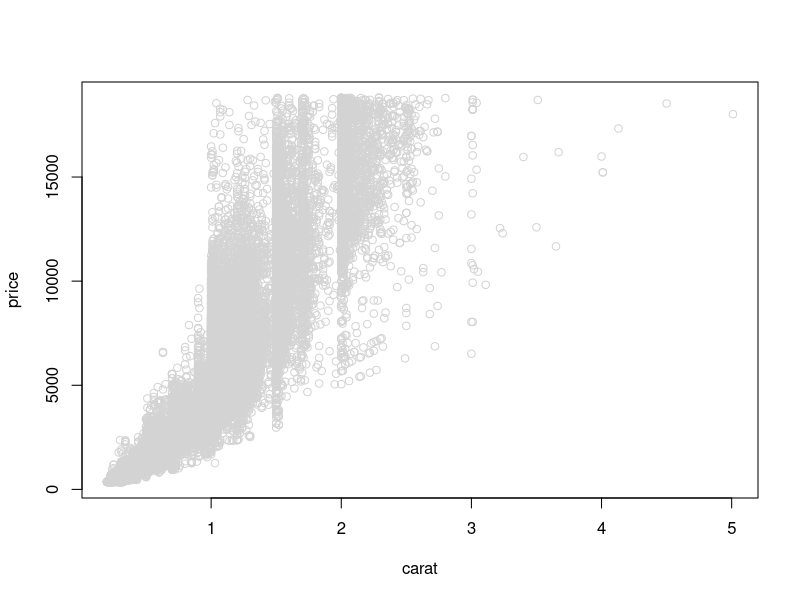
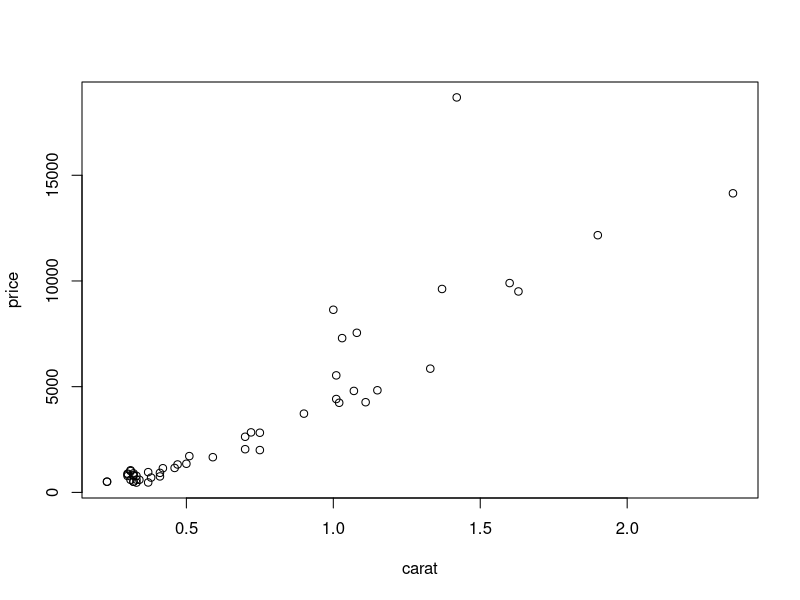
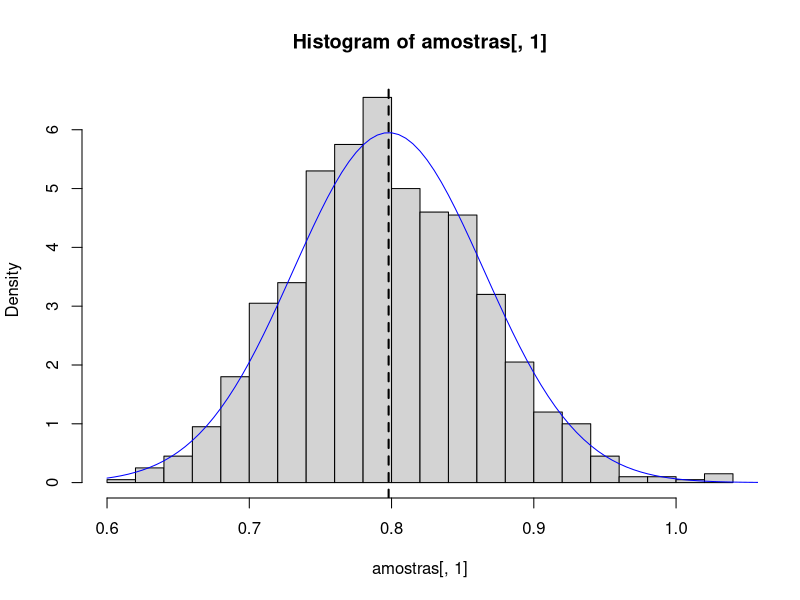
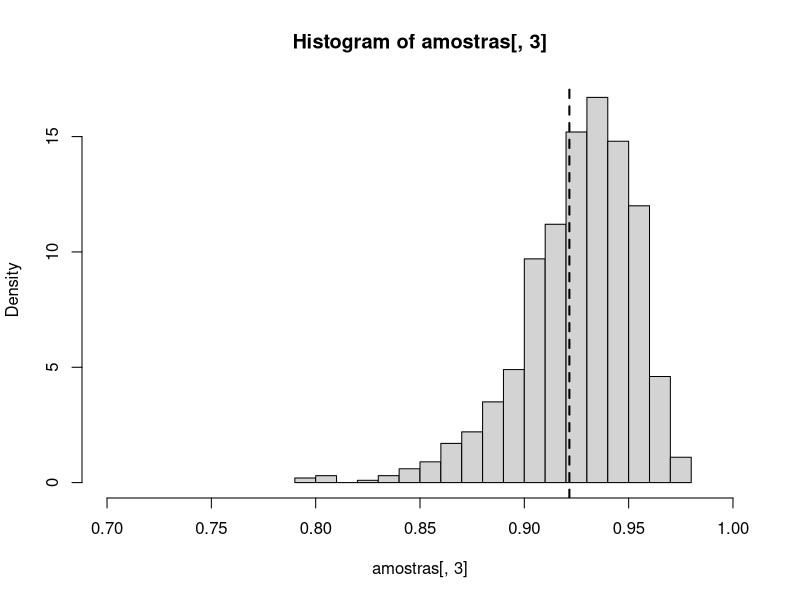

These charts were generated, in order, by the following R code:
            #---------------------------------------------------# 
            #       Laboratório de Estatística (EST-064)        #
            #   Amostragem, comando Sample() - Aula11 15/07/24  #
            #---------------------------------------------------#


# Amostragem com reposição
especies <- levels(iris$Species)
amostra <- sample(x = especies, size = 150, replace = TRUE)
table(amostra)
classifica <- sample(x = especies, size = 150, replace = TRUE)

# Amostragem sem reposição
indices <- sample(1:150, size = 150, replace = FALSE)
embaralha <- iris[indices, 5]
embaralha


# Comparando amostragem com e sem repetição
cbind(as.character(embaralha), classifica)

## ou
embaralha == classifica
sum(embaralha == classifica)
mean(embaralha == classifica)


# Conjunto diamonds
data(diamonds, package = "ggplot2")
names(diamonds)

plot(price ~ carat, data = diamonds, pch = 21, col = "lightgray") 

dim(diamonds)
str(diamonds)
mean(diamonds$price)
mean(diamonds$carat)

with(diamonds, cor(price, carat))


## Amostra de tamanho do conjunto Diamonds
linhas <- sample(1:nrow(diamonds), size = 50, replace = FALSE)
sub_amostra <- diamonds[linhas, c("price", "carat")]
sub_amostra

price.bar <- mean(sub_amostra$price)
carat.bar <- mean(sub_amostra$carat)
cor.sub <- with(sub_amostra, cor(carat, price))

c(peso = carat.bar, preco = price.bar, correl = cor.sub)

plot(price ~ carat, data = sub_amostra)

# Limpando tudo
rm(list = ls())
data(diamonds, package = "ggplot2")

# Criando um função
sorteia <- function(n = 50){
  rm(list = ls())
  data(diamonds, package = "ggplot2")
  linhas <- sample(1:nrow(diamonds), size = 50, replace = FALSE)
  sub_amostra <- diamonds[linhas, c("price", "carat")]
  price.bar <- mean(sub_amostra$price)
  carat.bar <- mean(sub_amostra$carat)
  cor.sub <- with(sub_amostra, cor(carat, price))
  c(peso = carat.bar, preco = price.bar, correl = cor.sub)
}

for(i in 1:10) print(sorteia())


matriz <- replicate(1E3, sorteia(n = 50))
matriz
is.matrix(matriz)
dim(matriz)

amostras <- t(matriz)
amostras

# Criando Histograma do carat
hist(amostras[, 1], freq = FALSE, breaks = 20)

price_global <- mean(diamonds$price)
carat_global <- mean(diamonds$carat)

abline(v = carat_global, lty = 2, lwd = 2)

price_dp <- sd(diamonds$price)
price_dp

carat_dp <- sd(diamonds$carat)
carat_dp

curve(dnorm(x, mean = carat_global, sd = carat_dp/sqrt(50)), from = 0.6, to = 1.1, col = "blue", add =T)

quantile(amostras[, 1], probs = c(0.25, 0.975))

# Criando Histograma da correlação
cor.global <- with(diamonds, cor(price, carat))
hist(amostras[, 3], freq = F, breaks = 20, xlim = c(0.7, 1))
abline(v = cor.global, lty = 2, lwd = 2)

min(amostras[, 3])
quantile(amostras[, 3], probs = c(0.25, 0.975))


# Atividade Extra - Aniversário no mesmo dia
prod(365:326)/(365^40)

aniversarios <- sample(1:365, size = 26, replace = TRUE)
aniversarios

coincide <- sum(duplicated(aniversarios)) > 0
coincide